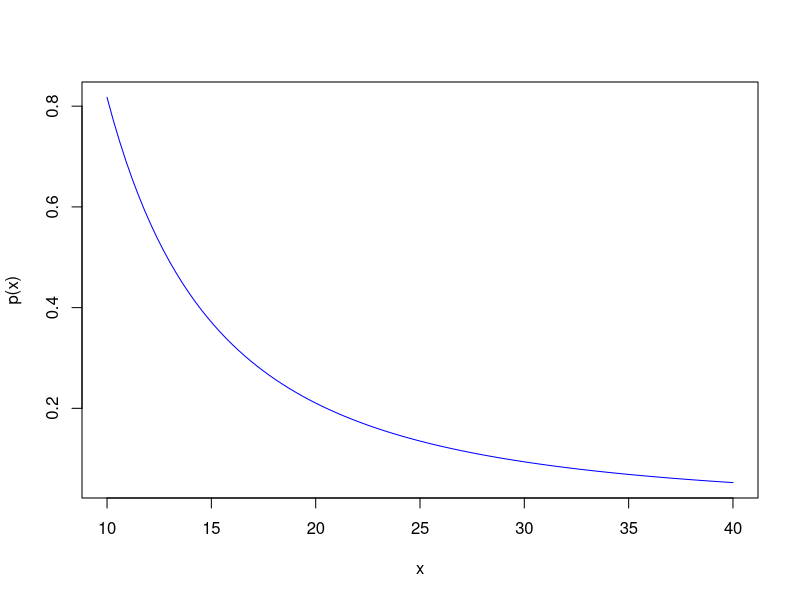

This figure's R source:
	#Grupo 10
	#Integrantes:
		#Anderson Rodrigues 11096215
		#André Schittini 21016814
		#Daniel Badajoz 11056607
		#Gustavo S. de Paula 21085415
		#Icaro Olinda 11063713
		#Luane Souza 11051413
		#Marcos V. F. de Oliveira 11067212
		#Mariana Assumpção 11109910

		#teste

options(digits=22)
Main = function(){
	#Extremos
	a = 1
	b = 1.5
	#Número de partições
	n = 10
	#Solução no extremo inicial
	Alpha = sol(a)
	#Solução no extremo final
	Beta = sol(b)
	#Tamanho total do intervalo
	h = h_creator(n,a,b)
	#Tolerância ao erro para os métodos de resolução dos sistemas matriciais
	tol=10^(-6)
	#Numero máximo de interações que serão executadas pelos metodos de resolução de sitemas matriciais
	N_max=10^10
	#Estimando os valores da solução y(t) nos pontos igualmente espaçados
	x = x_creator(n,h,a)
	#Calcula a o valor da função na malha de pontos
	ysol=Solucao(n,x)
	#Cria e preenche a matriz com os termos dependentes
	Matriz = Gerar.Matriz(n,h,x)
	#Cria e preenche o vetor com os termos independentes
	Vetor=Gerar.Vetor.Term.Inde(n,h,x,Alpha,Beta)
	#Cria uma matriz com os termos dependentes e independentes
	MatrizMerged = Matriz
	MatrizMerged<-cbind(MatrizMerged,Vetor)[,c(1:(length(MatrizMerged[1,])+1))]

	# Merged Matrix debug:
	 print("Exibindo a Matriz")
	 print(Matriz)
	 print("Exibindo o Vetor")
	 print(Vetor)
	# print("MatrizMerged")
	# print(MatrizMerged)

	#Solução utilizando metodos internos do R
	#yR = solve(Matriz,Vetor)

	#Solução utilizando metodo Jacobi
	yJacobi= Jacobi(n, h, x, Matriz, Vetor, tol, N_max)
	#Solução utilizando metodo de Eliminação de Gauss
	yEliminGauss = EliminGauss(MatrizMerged)
	#Solução utilizando metodo de Gauss Seidel
	yGaussSeidel = Gauss.Seidel(n, h, x, Matriz, Vetor, tol, N_max)

	#LAGRANGE
	#N_Lagrange = n-2
	#p_Lagrange = array(0,c(N_Lagrange))
	#for(i in 1:(n-1)){
	#		p_Lagrange[i] = Interpolador.Lagrange(N_Lagrange,n,x[i],x,ysol)
	#	}

	#Transposição do vetor coluna
	#dim(yR) = NULL

	#Soluções encontradas
	print("A solução da equação nos pontos x ysol:")
	print(ysol)

	#print("Solução R: ")
	#print(yR)
	print("Solução aproximada porJacobi: ")
	print(yJacobi)

	print("Solução aproximada por Eliminação de Gauss: ")
	print(yEliminGauss)

	print("Solução aproximada por Gauss Seidel: ")
	print(yGaussSeidel)

	#print("Solução Lagrange: ")
	#print(p_Lagrange)



	#Exibição em gráfico cartesiano sem os extremos 'a' e 'b'
	#plot(x,ysol, type="l", pch=1, lty=1, col="black",ann = FALSE)
	#lines(x,yR, type="o", lty=1,col="black")
	#lines(x,yJacobi, type="p", pch=3, col="blue")
	#lines(x,yGaussSeidel, type="p", pch=1, col="green")
	#lines(x,yEliminGauss, type="p", pch=5, col="black")
	#lines(x,p_Lagrange, type="o", lty=1, col="black")
	#Nomeia os eixos x e y na cor preta
	title(xlab="X", col.lab=rgb(0,0,0))
	title(ylab="Y", col.lab=rgb(0,0,0))


}

Qx = function(x){
	return(16*x^2+28+((6)/x^2))
	}

Rx = function(x){
	return(0)
	}
#Solução
	sol = function(x){return((x^3)*exp(2*x^2))}

h_creator=function(n,a,b){
	h = (b-a)/n
	return (h)
}
x_creator=function(n,h,a){
	x = array(0,c(n - 1))
	for(i in 1:(n - 1)){
		x[i] = a + (i*h)
	}
	return (x)
}
Solucao=function(n,x){
	ysol = array(0,c(n - 1))
	for(i in 1:(n - 1)){
		ysol[i] = sol(x[i])		#Qx(x[i])*sol(x[i]) + Rx(x[i])
	}
	return (ysol)
}
#Método para gerar a Matriz
Gerar.Matriz = function(n,h,x){
		#Definindo a matriz do sistema de equações
		M = array(0,c(n-1,n-1))

		#Preenchendo a diagonal principal da matriz com:
		for (i in 1 : (n-1)){
			M[i,i] = 2 + (h^2 * Qx(x[i]))
		}

		#Preenchendo as diagonais adjacentes com -1
		for(i in 1 : (n-2)){
			M[i+1,i] = -1
			M[i,i+1] = -1
		}
		return (M)
	}

#Método gerar vetor INDEPENDENTES
Gerar.Vetor.Term.Inde=function(n,h,x,Alpha,Beta){
		#CONSTRUINDO O VETOR DE TERMOS INDEPENDENTES
		#Definindo o vetor de soluções do sistema
		v = array(0,c(n-1,1))

		#Preenchendo o vetor solução
		for(i in 1:(n-1)){
			v[i,1] = -h^2*Rx(x[i])
		}
		v[1,1] = v[1,1] + Alpha
		v[n-1,1] = v[n-1,1] + Beta
		return (v)
	}

#Metodo de resolução de sistemas matriciais por Jacobi
Jacobi=function(n, h, x, Matriz, Vetor, tol, N_max){
		w_0 = array(0,c(n-1))	#Criação do vetor w_0 que é a solução de "chute"
		for(i in 1:(n-1)){
			w_0[i]= 0	#"Chute" inicial
		}
		#Criação dos vetores w
		w_old = array(0,c(n-1))
		w_new = array(0,c(n-1))

		for(i in 1:(n-1)){
			w_old[i] = w_0[i] + (2*tol)
			w_new[i] = w_0[i]
		}
		norma= abs(max(w_new - w_old))		#modulo da maior diferença entre os valores dos vetores w
		iter=0

		#Laço para cálculos do método
		while(norma>tol && iter <N_max){
			iter=iter+1
			w_old=w_new
			w_new[1]=(1/(2+h^2*Qx(x[1])))*(Vetor[1]+w_old[2])
			w_new[n-1]=(1/(2+h^2*Qx(x[n-1])))*(Vetor[n-1]+w_old[n-2])
			for(i in 2:(n-2)){
				w_new[i]=(1/(2+h^2*Qx(x[i])))*(Vetor[i]+w_old[i-1]+w_old[i+1])
			}
			norma= abs(max(w_new-w_old))
		}
		return(w_new)
	}

#Metodo de resolução de sistemas matriciais por Eliminação de Gauss
EliminGauss=function(MatrixtoSolve){
	#turn the inputed matrix in a triangular matrix
	triangularMatrix = EliminGauss.toTriangular(MatrixtoSolve)
	# # -- debug
	# print("triangularMatrix: ")
	# print(triangularMatrix)

	# solves the linear system
	solvedSystem = EliminGauss.solveSystem(triangularMatrix)
	# # -- debug
	# print("solvedSystem: ")
	# print(solvedSystem)
	dim(solvedSystem) = NULL

	return(solvedSystem)
}

# Transforma a matriz em uma matriz triangular
EliminGauss.toTriangular=function(M){

	matrixLines= length(M[,1])    # length of first column in M
	matrixColumns = length(M[1,]) #length of first line in M

	# -- lines iteration
	for (i in 1:matrixLines){

		if(i==1){   # do nothing in first line
		next
		}

		# -- columns iteration
		for(j in 1:matrixColumns){

			# It's not a pivot
			if(i<=j){
				next
			}

			# It's a pivot:
			pivot = M[i,j]/M[j,j]

			# Calculate each column for actual pivot
			for(k in j:length(M[1,])){
				M[i,k]= M[i,k]-pivot*M[j,k]
			}

			# iteration debug:
			# strLine = "line"
			# strCol = "column"
			# strAux = paste(strLine,i,",",strCol,j)
			# print(strAux)
			# print(paste("pivot",pivot))
			# print(M);

		}
	}

	return(M)
}


#Encontra os valores de cada variável
EliminGauss.solveSystem=function(M){
 	# length of first column in M
	matrixLines= length(M[,1])
	# length of first line in M
	matrixColumns = length(M[1,])
	# number of variables on system
	numVar = matrixLines
	# column of independent terms
	indepTerm = matrixColumns

	# Create and start fill each element in output vector with zero
	outVector= c(1: numVar)
	for(el in outVector){
		outVector[el]=0
	}

	# Iterate lines in matrix from down to up
	for(var in numVar:1){

		# store the independent term
		outVector[var] = M[var,indepTerm]

		# solve the last line
		if(var>=numVar){
			outVector[var] = outVector[var]/M[var,var]
		next
		}

		# Iterate column in matrix from right to left
		for(i in numVar:(var+1)){

			outVector[var] = outVector[var] - M[var,i]*outVector[i]

			# iteration debug:
			# strLine = "line"
			# strCol = "column"
			# strAux = paste(strLine,var,",",strCol,i)
			# print(strAux)
		}

		outVector[var] = outVector[var]/M[var,var]

		# iteration output debug:
		# print(outVector)
	}

	return(matrix(outVector,numVar,1,FALSE))

}

#Metodo de resolução de sistemas matriciais por Gauss Seidel
Gauss.Seidel=function(n, h, x, Matriz, Vetor, tol, N_max){
		w_0 = array(0,c(n-1))
		for(i in 1:(n-1)){
			w_0[i]= 0
		}
		w_old = array(0,c(n-1))
		w_new = array(0,c(n-1))
		for(i in 1:(n-1)){
			w_old[i] = w_0[i] + (2*tol)
			w_new[i] = w_0[i]
		}
		norma= abs(max(w_new - w_old))
		iter=0
		while(norma>tol && iter <N_max){
			iter=iter+1
			w_old=w_new
			w_new[1]=(1/(2+h^2*Qx(x[1])))*(Vetor[1]+w_old[2])
			for(i in 2:(n-2)){
				w_new[i]=(1/(2+h^2*Qx(x[i])))*(Vetor[i]+w_old[i-1]+w_old[i+1])
			}
			w_new[n-1]=(1/(2+h^2*Qx(x[n-1])))*(Vetor[n-1]+w_old[n-2])
			norma= abs(max(w_new-w_old))
		}
		return(w_new)
}

#Método para criação do polinomio de Lagrange
#sendo N_Lagrange o grau do polinomio, x o ponto, X vetor de pontos, y solução aproximada
Interpolador.Lagrange = function(N_Lagrange,n, x, X, y){
    N_Lagrange=N_Lagrange+1
	P_L_final=0
	grau=2
	#Laço para realizar a somatória dos L(x) calculados em P_L_parcial
    for(i in 1:(N_Lagrange)){
		P_L_parcial=1.0

		#Laço para realizar a produtoria e gerar os L(x)
	   for(j in 1:(N_Lagrange)){
          if(j!=i){
				P_L_parcial= P_L_parcial * (x-X[j])/(X[i]-X[j])
			}
       }

	   P_L_final=P_L_final + P_L_parcial*y[i]
	   grau=grau*2
	}
	#print("grau")
	#print(grau)
	return (P_L_final)
}


#ERROS | Análise em função de X
erros_x=function(a,b){
	n=array(0,c(8))
	for(i in 1:(8)){
		n[i]= 40 + 5*i
		}

	z=1
	#Tolerância ao erro para os métodos de resolução dos sistemas matriciais
	tol=10^(-9)
	#Numero máximo de interações que serão executadas pelos metodos de resolução de sitemas matriciais
	N_max=10^5
	while(z <= 8){
		En = array(0,c(n[z]-1))
		#Solução no extremo inicial
		Alpha = sol(a)
		#Solução no extremo final
		Beta = sol(b)
		#Tamanho total do intervalo
		h = h_creator(n[z],a,b)
		#Estimando os valores da solução y(t) nos pontos igualmente espaçados
		x = x_creator(n[z],h,a)
		ysol=Solucao(n[z],x)
		#Cria e preenche a matriz com os termos dependentes
		Matriz = Gerar.Matriz(n[z],h,x)
		#Cria e preenche o vetor com os termos independentes
		Vetor=Gerar.Vetor.Term.Inde(n[z],h,x,Alpha,Beta)
		#Cria uma matriz com os termos dependentes e independentes
		MatrizMerged = Matriz
		MatrizMerged<-cbind(MatrizMerged,Vetor)[,c(1:(length(MatrizMerged[1,])+1))]
		#Solução utilizando metodo Jacobi
		#yJacobi= Jacobi(n[z], h, x, Matriz, Vetor, tol, N_max)
		#Solução utilizando metodo de Eliminação de Gauss
		#yEliminGauss = EliminGauss(MatrizMerged)
		#Solução utilizando metodo de Gauss Seidel
		yGaussSeidel = Gauss.Seidel(n[z], h, x, Matriz, Vetor, tol, N_max)
		for(i in 1:n[z]-1){
			En[i] = abs(ysol[i] - yEliminGauss[i])
		}
		#En = log10(En)
		if(z==1){plot((x),((En)), type="p", pch=1, lty=2, col="black",ylim=c(0,4*10^-2),xlim=c(1,1.6),ann = FALSE)}
		if(z>1){lines(x,En, type="p", lty=1, col="black")}
		#En[z] = abs(ysol - yGaussSeidel)
		#En[z] = abs(ysol - yJacobi)
		z=z+1
	}

	#n = log10(n)
	#Exibição em gráfico cartesiano sem os extremos 'a' e 'b'
	#plot((n),((En)), type="p", pch=1, lty=2, col="black",ann = FALSE)
	#lines(x,p_Lagrange, type="o", lty=1, col="black")
	#Nomeia os eixos x e y na cor preta
	#title(xlab="X", col.lab=rgb(0,0,0))
	#title(ylab="ERRO", col.lab=rgb(0,0,0))
	#Minimos_Quadrados(En,n)
	#Minimos_Quadrados_log(En,n)
}
#ERROS | Análise EM FUNÇÃO DE N
erros_N=function(a,b){
	n=array(0,c(7))
	for(i in 1:(7)){
		n[i]=5 + 5*i
		}
	z=1
	En = array(0,c(7))
	#Tolerância ao erro para os métodos de resolução dos sistemas matriciais
	tol=10^(-9)
	#Numero máximo de interações que serão executadas pelos metodos de resolução de sitemas matriciais
	N_max=10^5
	while(z <= 7){
		#Solução no extremo inicial
		Alpha = sol(a)
		#Solução no extremo final
		Beta = sol(b)
		#Tamanho total do intervalo
		h = h_creator(n[z],a,b)
		#Estimando os valores da solução y(t) nos pontos igualmente espaçados
		x = x_creator(n[z],h,a)
		ysol=Solucao(n[z],x)
		#Cria e preenche a matriz com os termos dependentes
		Matriz = Gerar.Matriz(n[z],h,x)
		#Cria e preenche o vetor com os termos independentes
		Vetor=Gerar.Vetor.Term.Inde(n[z],h,x,Alpha,Beta)
		#Cria uma matriz com os termos dependentes e independentes
		MatrizMerged = Matriz
		MatrizMerged<-cbind(MatrizMerged,Vetor)[,c(1:(length(MatrizMerged[1,])+1))]
		#Solução utilizando metodo Jacobi
		#yJacobi= Jacobi(n[z], h, x, Matriz, Vetor, tol, N_max)
		#Solução utilizando metodo de Eliminação de Gauss
		yEliminGauss = EliminGauss(MatrizMerged)
		#Solução utilizando metodo de Gauss Seidel
		#yGaussSeidel = Gauss.Seidel(n[z], h, x, Matriz, Vetor, tol, N_max)

		#ERRO ESTAVA AQUI
		En[z] = max(abs(yEliminGauss - ysol)) #OBS: O ERRO ESTAVA NESSA SUBTRAÇÃO, SENDO QUE A MESMA ESTAVA INVERTIDA
		#print("yEliminGauss - ysol")
		#print(yEliminGauss - ysol)
		#print(abs(yEliminGauss - ysol))
		#print(max(abs(yEliminGauss - ysol)))
		z=z+1
	}
	print("Valores do Erro:")
	for(d in 1:(7)){
		print(En[d])
		}

	#En = log10(En)
	#n = log10(n)

	#Exibição em gráfico cartesiano sem os extremos 'a' e 'b'
	#plot((n),((En)), type="p", pch=1, lty=2, col="black",ann = FALSE)
	#lines(x,p_Lagrange, type="o", lty=1, col="black")
	#Nomeia os eixos x e y na cor preta
	#title(xlab="N", col.lab=rgb(0,0,0))
	#title(ylab="ERRO", col.lab=rgb(0,0,0))

	#title(xlab="Log10 N", col.lab=rgb(0,0,0))
	#title(ylab="Log10 ERRO", col.lab=rgb(0,0,0))

	Minimos_Quadrados(En,n)
	#Minimos_Quadrados_log(En,n)
}


Minimos_Quadrados=function(En,Nerro){
	f_1=function(x){return (1/x)}
	f_2=function(x){return (1/x^2)}
	f_3=function(x){return (1/x^3)}
	tab = array(0,c(length(En),3))
	for(i in 1: length(En)){
		tab[i,1]=f_1(Nerro[i])
		tab[i,2]=f_2(Nerro[i])
		tab[i,3]=f_3(Nerro[i])
	}
	M=array(0,c(3,3))
	w=array(0,c(3,1))
	for(i in 1:3){
		for(j in 1:3){
			for(k in 1:length(En)){
				M[i,j] = M[i,j] + tab[k,i]*tab[k,j]
			}
		}
	}
	for(i in 1:3){
		for(k in 1:length(En)){
			w[i] = w[i] + tab[k,i]*En[k]
		}
	}
	coef = solve(M,w)

	p=function(x){return(coef[1,1]/x + coef[2,1]/x^2 + coef[3,1]/x^3)}
	#plot((Nerro),(En),type="p", pch=1, lty=2, col="red",ann = FALSE)
	par(new=TRUE)
	curve(p, from=10, to=40, col="blue")
	#title(xlab="N", col.lab=rgb(0,0,0))
	#title(ylab="ERRO", col.lab=rgb(0,0,0))

	#Valores dos Coeficientes da equação fi
	print("coef[1,1]")
	print(coef[1,1])
	print("coef[2,1]")
	print(coef[2,1])
	print("coef[3,1]")
	print(coef[3,1])

	#Calculando o valor de N para certos valores de tolerância do Erro
	TOL = 10^-5
	print("Raiz de n para TOL = 10^-5. Usando Metodo de Newton")
	print(Newton(10^4,10^-4,1,TOL,coef))
	print("Raiz para TOL = 10^-5. Usando Metodo da Bisseccao")
	print(Bisseccao(1,10^3,10^-6,TOL,coef))
}

Minimos_Quadrados_log=function(En,Nerro){
	f_1=function(x){return (1)}
	f_2=function(x){return (1/x^2)}
	tab = array(0,c(length(En),2))
	for(i in 1: length(En)){
		tab[i,1]=f_1(Nerro[i])
		tab[i,2]=f_2(Nerro[i])
	}
	M=array(0,c(2,2))
	w=array(0,c(2,1))
	for(i in 1:2){
		for(j in 1:2){
			for(k in 1:length(En)){
				M[i,j] = M[i,j] + tab[k,i]*tab[k,j]
			}
		}
	}
	for(i in 1:2){
		for(k in 1:length(En)){
			w[i] = w[i] + tab[k,i]*En[k]
		}
	}
	coef = solve(M,w)

	p=function(x){return(coef[1,1] - coef[2,1]*x)}
	par(new=TRUE)
	curve(p, from=10, to=40, col="blue")
	title(xlab="N", col.lab=rgb(0,0,0))
	title(ylab="ERRO", col.lab=rgb(0,0,0))


	#Valores do coeficiente da reta
	print("coef[1,1]")
	print(coef[1,1])
	print("coef[2,1]")
	print(coef[2,1])

	#Calculando o valor de N para certos valores de tolerância do Erro
	TOL = 10^-4
	print("Raiz para TOL = 10^-4. Usando Metodo de Newton")
	print(Newton(10^4,10^-6,1,TOL,coef))
	print("Raiz para TOL = 10^-4. Usando Metodo da Bisseccao")
	print(Bisseccao(1,10^4,10^-6,TOL,coef))
}


Newton=function(N_max,prec,X_0,TOL,coef){
	f=function(x){return(coef[1,1]/x + coef[2,1]/x^2 + coef[3,1]/x^3 - TOL)}
	derivF = function(x){return((-1)*coef[1,1]/x^2 + (-2)*coef[2,1]/x^3 + (-3)*coef[3,1]/x^4)}
	i=1
	x=X_0
	while(f(x-prec)*f(x+prec)> 0 && i < N_max){
		x = x-f(x)/derivF(x)
		i=i+1
	}
	return (x)
}

Bisseccao=function(m,M,tol,TOL,coef){
	f=function(x){return(coef[1,1]/x + coef[2,1]/x^2 + coef[3,1]/x^3 - TOL)}
	i = 0      # variável que conta o número de passos do algoritmo

	raiz = 0.5*(m+M)
	while(f(raiz-tol)*f(raiz+tol) > 0) # laço de aplicação do método. O método para quando o tamanho do intervalo de busca for
	{                           # inferior à tolerância tol desejada. Isso garante que a distância entre a raíz da equação
                             # e a aproximação raiz seja no máximo tol.
	raiz = 0.5*(m+M)
	if(f(raiz)*f(m) < 0)  # verifica se a raíz está no intervalo [m, raiz]
	{
		M = raiz
	}
	if(f(raiz)*f(m) > 0 || f(raiz)*f(m) == 0)  # verifica se a raíz está no intervalo [raiz, M]
	{
		m = raiz
	}

	i = i + 1
	return(raiz)
	}
}

#n=10
#Main(n)
a=1
b=1.5
erros_N(a,b)
